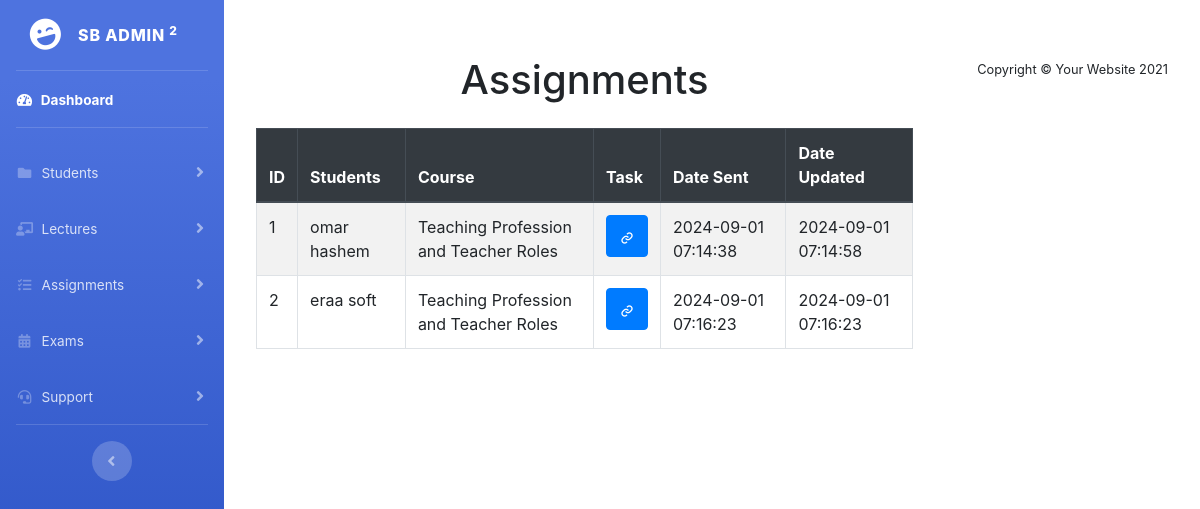
Page /admin/view_assignments.php?id=11 on the committed database.
### tables this page shows
CREATE TABLE `assignments` (
  `id` int(11) NOT NULL,
  `student_id` int(11) NOT NULL,
  `course_id` int(11) NOT NULL,
  `lecture_id` int(11) NOT NULL,
  `task_link` varchar(255) NOT NULL,
  `submission_date` timestamp NOT NULL DEFAULT current_timestamp(),
  `updated_at` timestamp NOT NULL DEFAULT current_timestamp() ON UPDATE current_timestamp(),
  `feedback` text DEFAULT NULL
);

CREATE TABLE `students` (
  `student_id` int(11) NOT NULL,
  `first_name` varchar(100) NOT NULL,
  `last_name` varchar(100) NOT NULL,
  `email` varchar(255) NOT NULL,
  `password` varchar(255) NOT NULL,
  `phone_number` varchar(15) DEFAULT NULL,
  `course_id` int(11) DEFAULT NULL,
  `created_at` timestamp NOT NULL DEFAULT current_timestamp(),
  `updated_at` timestamp NOT NULL DEFAULT current_timestamp() ON UPDATE current_timestamp()
);

CREATE TABLE `courses` (
  `course_id` int(11) NOT NULL,
  `course_name` varchar(255) NOT NULL,
  `year` enum('First Year','Second Year','Third Year','Fourth Year') NOT NULL,
  `major` enum('Arabic Language','Geography','Chemistry','Physics','English Language','French Language','Science','Social Studies','Biology','Mathematics') NOT NULL,
  `lecture_times` varchar(255) DEFAULT NULL,
  `lecturer_name` varchar(255) DEFAULT 'Dr. Hashem Fathallah',
  `lecture_location` varchar(255) DEFAULT NULL
);

### admin/view_assignments.php (the view, shortened to what this page needs)
<?php require_once("inc/header.php"); ?>
<?php require_once("inc/nav.php"); ?>
<?php
$conn = mysqli_connect("localhost", "root", "", "edumanage");
$lecture_id = $_GET["id"];
$sql = "SELECT
    a.id AS assignment_id,
    a.lecture_id,
    a.task_link,
    a.submission_date,
    a.updated_at,
    s.first_name AS student_first_name,
    s.last_name AS student_last_name,
    c.course_name
FROM
    assignments a
JOIN
    students s ON a.student_id = s.student_id
JOIN
    courses c ON a.course_id = c.course_id
WHERE
    a.lecture_id = '$lecture_id';
";
$result = mysqli_query($conn, $sql);
?>
<!DOCTYPE html>
<html lang="en">
<head>
    <link rel="stylesheet" href="https://stackpath.bootstrapcdn.com/bootstrap/4.5.2/css/bootstrap.min.css">
</head>
<body>
<div class="container mt-4">
    <h1 class="text-center mb-4">Assignments</h1>
    <div class="table-responsive">
        <table class="table table-bordered table-striped table-hover">
            <thead class="thead-dark">
                <tr>
                    <th>ID</th>
                    <th>Students</th>
                    <th>Course</th>
                    <th>Task</th>
                    <th>Date Sent</th>
                    <th>Date Updated</th>
                </tr>
            </thead>
            <tbody>
                <?php if(mysqli_num_rows($result) > 0): ?>
                    <?php $i = 1; while($row = mysqli_fetch_assoc($result)): ?>
                    <tr>
                        <td><?= $i++; ?></td>
                        <td><?= $row["student_first_name"] . " " . $row["student_last_name"]; ?></td>
                        <td><?= $row["course_name"]; ?></td>
                        <td>
                            <a href="<?= htmlspecialchars($row['task_link']); ?>" target="_blank" rel="noopener noreferrer" class="btn btn-custom-blue">
                                <i class='bx bx-link'></i>
                            </a>
                        </td>
                        <td><?= htmlspecialchars($row["submission_date"]); ?></td>
                        <td><?= htmlspecialchars($row["updated_at"]); ?></td>
                    </tr>
                    <?php endwhile; ?>
                <?php else: ?>
                    <tr>
                        <td colspan="6" class="text-center">No assignments found.</td>
                    </tr>
                <?php endif; ?>
            </tbody>
        </table>
    </div>
</div>
</body>
</html>
<?php require_once("inc/footer.php"); ?>

### admin/view_assignments.php (style rules this page uses)
.container { max-width: 1200px; margin: 0 auto; padding: 2rem; }
.text-center { text-align: center; }
.btn-custom-blue { background-color: #007bff; border-color: #007bff; color: #fff; padding: 8px 12px; font-size: 16px; }
.btn-custom-blue .bx { vertical-align: middle; }
table { width: 100%; border-collapse: collapse; }
th, td { padding: 10px; text-align: left; }
th { background-color: #343a40; color: white; }
td a { text-decoration: none; color: #007bff; }
.table-responsive { overflow-x: auto; }

### rows in the picture
assignments: student.first_name "omar", student.last_name "hashem", course.course_name "Teaching Profession and Teacher Roles", submission_date "2024-09-01 07:14:38", updated_at "2024-09-01 07:14:58"
assignments: student.first_name "eraa", student.last_name "soft", course.course_name "Teaching Profession and Teacher Roles", submission_date "2024-09-01 07:16:23", updated_at "2024-09-01 07:16:23"
